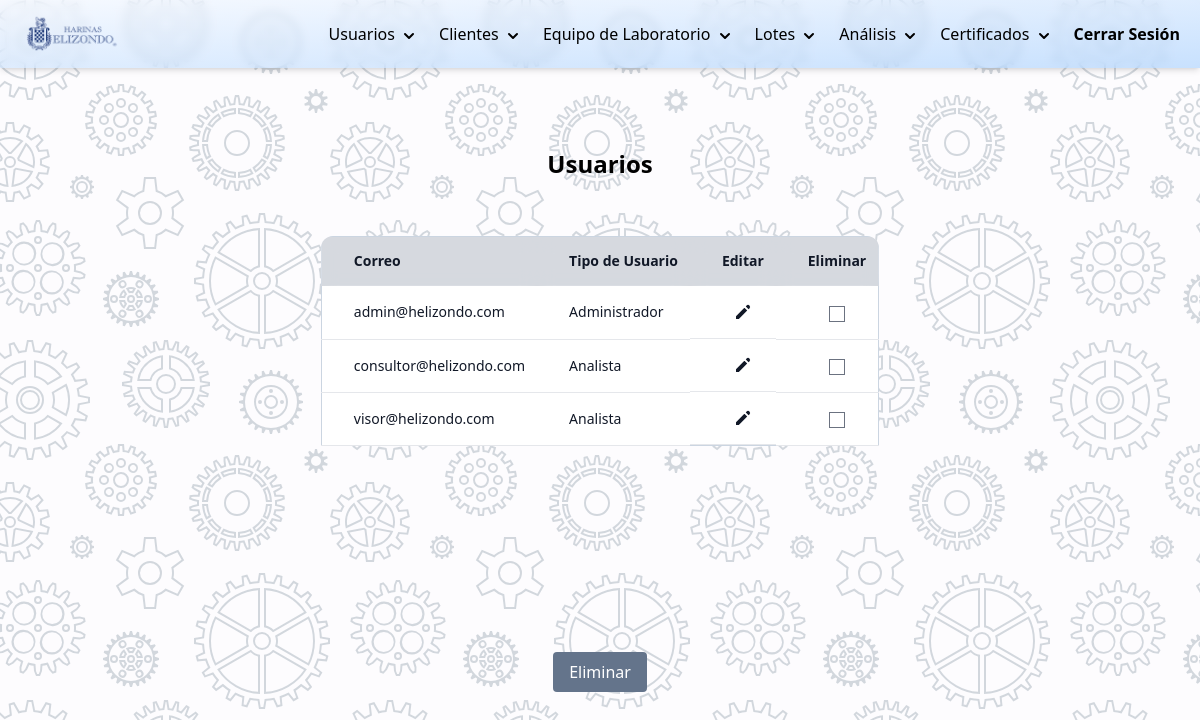
Page /php/modificar-usuarios.php (signed in) on the earlier database version.
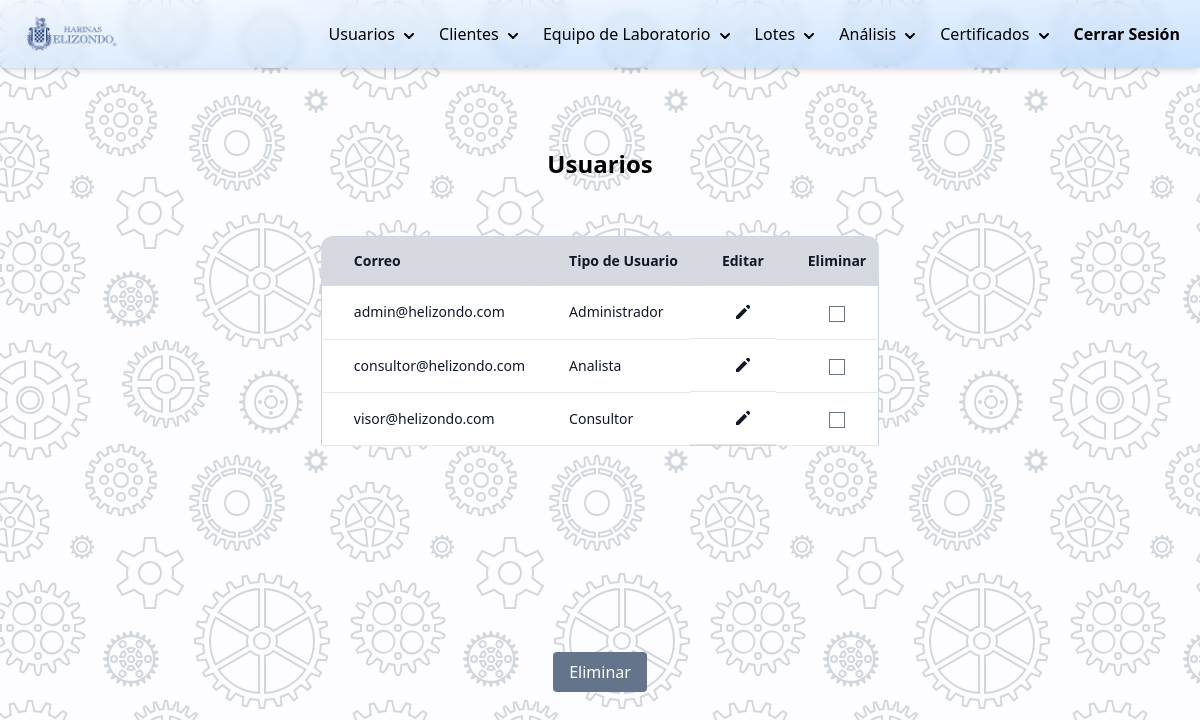
Same page on the later database version.
### tables this page shows
CREATE TABLE `usuarios` (
  `id_usuario` int(11) NOT NULL,
  `correo` varchar(100) DEFAULT NULL,
  `contrasena` varchar(255) DEFAULT NULL,
  `id_tipo` int(11) DEFAULT NULL
);

CREATE TABLE `tipos_usuarios` (
  `id_tipo` int(11) NOT NULL,
  `nombre` varchar(50) DEFAULT NULL,
  `descripcion` varchar(255) DEFAULT NULL
);

### DB/controlarDB.php (called while the page is built, shortened)
<?php
function hacerConsulta(string $query){
    $con = mysqli_connect(HOST, USER, PASSWORD, DB);
    if (mysqli_connect_errno()) {
        return "Failed to connect to MySQL: " . mysqli_connect_error();
    }else{
        $result = mysqli_query($con, $query);
        $arreglo_de_resultados=[];
        while ($row = mysqli_fetch_array($result)):
            array_push($arreglo_de_resultados,$row);
        endwhile;
        return $arreglo_de_resultados;
    }
}

### php/modificar-usuarios.php (the view, shortened to what this page needs)
<?php
    require_once("../DB/controlarDB.php");
    $query_lista_usuarios="SELECT
            u.id_usuario,
            u.correo,
            t.nombre as tipo
        FROM usuarios AS u
        JOIN tipos_usuarios AS t
            ON u.id_tipo = t.id_tipo;";
    $arreglo_usuarios=hacerConsulta($query_lista_usuarios);
?>
<!DOCTYPE html>
<html lang="es">
<head>
    <link rel="stylesheet" href="../css/styles.css">
    <script src="https://cdn.tailwindcss.com"></script>
    <script src="https://cdn.tailwindcss.com?plugins=forms,typography,aspect-ratio,line-clamp"></script>
    <?php require_once("./navbar.php"); ?>
</head>
<body class="background">
    <div class="container mx-auto flex justify-center items-center content-center">
        <div class="flex flex-col p-10 mt-10">
            <h1 class="text-2xl text-center mb-4 font-bold">Usuarios</h1>
            <form method="post" action="<?= htmlspecialchars($_SERVER["PHP_SELF"]);?>" class="mt-0">
                <div class="mt-10 overflow-y-auto h-96 rounded-xl">
                    <table class="table-auto rounded-xl border border-slate-300">
                        <thead class="rounded-lg">
                            <tr class="bg-gray-200">
                                <th class="sticky top-0 z-10 border-b border-gray-300 bg-gray-300 bg-opacity-75 py-3.5 pl-4 pr-3 text-left text-sm font-semibold text-gray-900 backdrop-blur backdrop-filter sm:pl-6 lg:pl-8">Correo</th>
                                <th class="sticky top-0 z-10 border-b border-gray-300 bg-gray-300 bg-opacity-75 py-3.5 pl-4 pr-3 text-left text-sm font-semibold text-gray-900 backdrop-blur backdrop-filter sm:pl-6 lg:pl-8">Tipo de Usuario</th>
                                <th class="sticky top-0 z-10 border-b border-gray-300 bg-gray-300 bg-opacity-75 py-3.5 pl-4 pr-3 text-left text-sm font-semibold text-gray-900 backdrop-blur backdrop-filter sm:pl-6 lg:pl-8">Editar</th>
                                <th class="sticky top-0 z-10 border-b border-gray-300 bg-gray-300 bg-opacity-75 py-3.5 pl-4 pr-3 text-left text-sm font-semibold text-gray-900 backdrop-blur backdrop-filter sm:pl-6 lg:pl-8">Eliminar</th>
                            </tr>
                        </thead>
                        <tbody class="bg-white rounded-lg">
                            <?php foreach($arreglo_usuarios as $usuario):?>
                            <tr>
                                <td class="whitespace-nowrap border-b border-gray-200 py-4 pl-4 pr-3 text-sm font-medium text-gray-900 sm:pl-6 lg:pl-8"><?= $usuario['correo']; ?></td>
                                <td class="whitespace-nowrap border-b border-gray-200 py-4 pl-4 pr-3 text-sm font-medium text-gray-900 sm:pl-6 lg:pl-8"><?= ucfirst($usuario['tipo']); ?></td>
                                <td class="whitespace-nowrap border-b border-gray-200 py-4 pl-4 pr-3 text-sm font-medium text-gray-900 sm:pl-6 lg:pl-8 flex justify-center">
                                    <a href="./editar_usuario.php?i=<?= $usuario['id_usuario']; ?>">
                                        <svg xmlns="http://www.w3.org/2000/svg" class="h-5 w-5" viewBox="0 0 20 20" fill="currentColor">
                                            <path d="M13.586 3.586a2 2 0 112.828 2.828l-.793.793-2.828-2.828.793-.793zM11.379 5.793L3 14.172V17h2.828l8.38-8.379-2.83-2.828z" />
                                        </svg>
                                    </a>
                                </td>
                                <td class="whitespace-nowrap border-b border-gray-200 py-4 pl-4 pr-3 text-sm font-medium text-gray-900 sm:pl-6 lg:pl-8 text-center">
                                    <input type="checkbox" name="eliminar[]" value="<?= $usuario['id_usuario']; ?>">
                                </td>
                            </tr>
                            <?php endforeach; ?>
                        </tbody>
                    </table>
                </div>
                <div class="flex items-center justify-center mt-8">
                    <button type="submit" class="bg-slate-500 hover:bg-psipeDarkGray text-white py-2 px-4 rounded focus:outline-none focus:shadow-outline">
                        Eliminar
                    </button>
                </div>
            </form>
        </div>
    </div>
</body>
</html>

Differences in the rows shown:
changed usuarios "visor@helizondo.com": id_tipo.nombre "Analista" → "Consultor"
